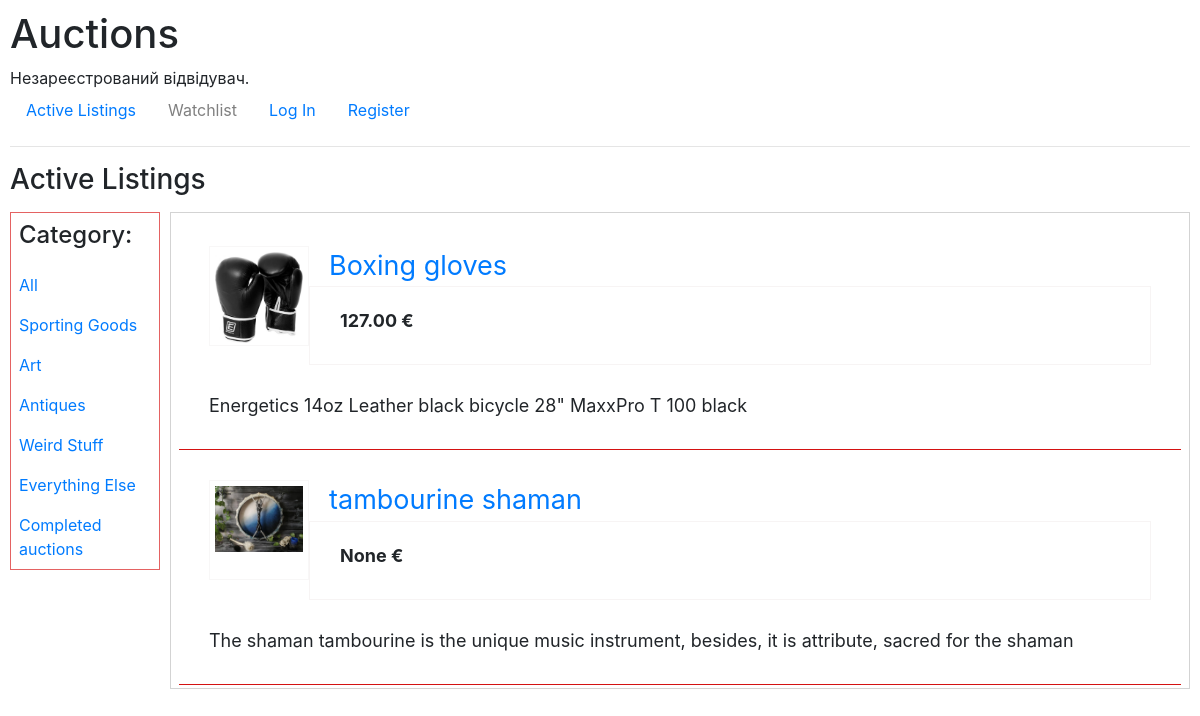
Before: /watch_list/5 with the older database file.
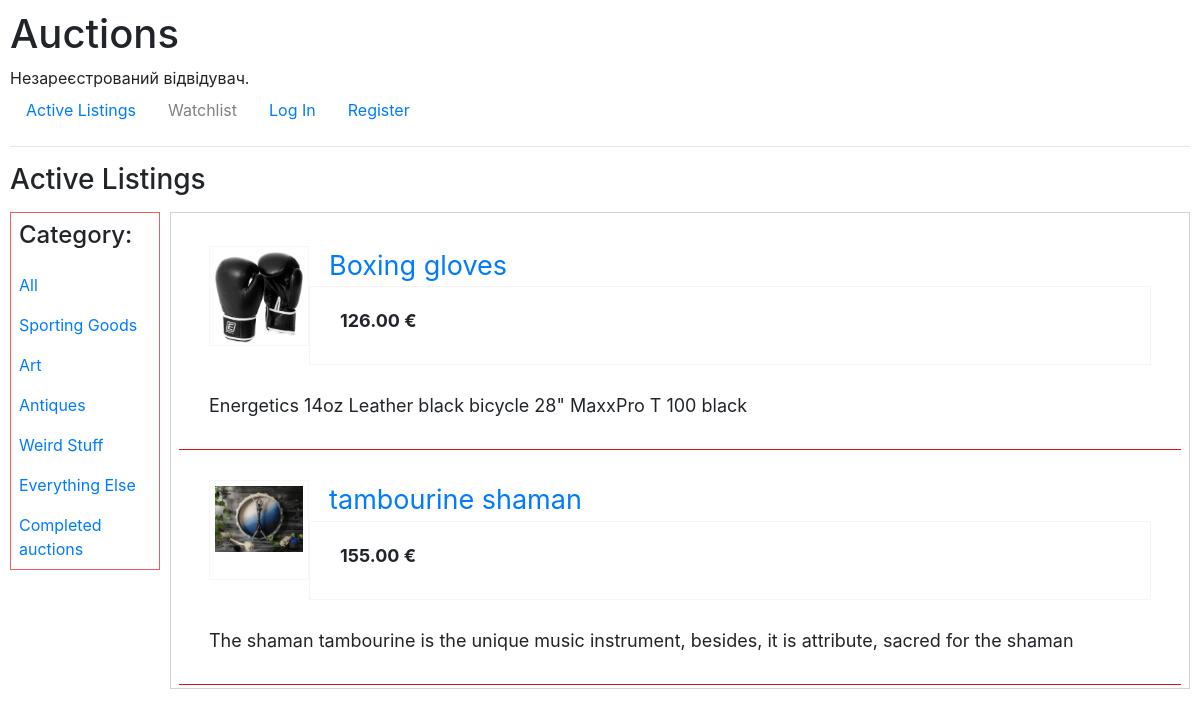
After: the same page with the newer database file.
### auctions/models.py (models this page shows, shortened)
class Lot(models.Model):
    title = models.CharField(max_length=180)
    photo = models.ImageField(upload_to='images', blank=True)
    categories = models.ManyToManyField(Category, blank=True, related_name='category_lot')
    owner_name = models.ForeignKey(User, on_delete=models.CASCADE)
    description = models.CharField(max_length=200, blank=True)
    starting_price = models.DecimalField(max_digits=10, decimal_places=2)
    end_auction = models.BooleanField(default=False)

class Bid(models.Model):
    bid = models.DecimalField(max_digits=10, decimal_places=2)
    bid_author = models.ForeignKey(User, on_delete=models.CASCADE, null=True)
    bid_item = models.ForeignKey(Lot, on_delete=models.CASCADE, null=True, related_name="bids")
    def __str__(self):
        return str(self.bid)

### auctions/views.py (the view)
# urls.py: path("watch_list/<int:user_id>", views.watch_list, name='watch_list'),
def watch_list(request, user_id):
    set = Watchlist.objects.all()
    if set.filter(watchlist_owner=user_id).exists():
        watchlist = Watchlist.objects.get(watchlist_owner=user_id)
        q = watchlist.watchlist_item.all()
        list = [lots for lots in q]
    else:
        list = []
    category = Category.objects.all()
    return render(request, "auctions/index.html", {
        "categories": category,
        "lots" : list
    })

### auctions/templates/auctions/index.html
{% extends "auctions/layout_auction.html" %}
{% load static %}
{% block listing %}
    <div class="body-text">
        {% for lot in lots %}
            <div class="activ_list">
                {% if user.is_authenticated %}
                    <a href="{% url 'lot_au' lot.id user.id %}">
                        {% if lot.photo %}
                            <div class="img">
                                <img src="{{ lot.photo.url }}" style="max-width: 100%; height: auto;"></img>
                            </div>
                        {% else %}
                            <div class="img"></div>
                        {% endif %}
                    </a>
                    <a href="{% url 'lot_au' lot.id user.id %}">
                        <div class="title">{{ lot.title }}</div>
                    </a>
                    {% if lot.end_auction %}
                        {% if lot.owner_name.id == user.id %}
                            <div class="">
                                <h1 align="center">You've completed this auction </h1>
                            </div>
                        {% elif lot.bids.last.bid_author.id == user.id %}
                            <div class="">
                                <h1 align="center">You are the winner. This lot is yours!</h1>
                            </div>
                        {% else %}
                            <div class="">
                                <h1 align="center">The auction is over</h1>
                            </div>
                        {% endif %}
                    {% endif %}
                {% else %}
                    <a href="{% url 'lot' lot.id %}">
                        {% if lot.photo %}
                            <div class="img">
                            <img src="{{ lot.photo.url }}" style="max-width: 100%; height: auto;"></img>
                            </div>
                        {% else %}
                            <div class="img"></div>
                        {% endif %}
                    </a>
                    <a href="{% url 'lot' lot.id %}">
                        <div class="title">{{ lot.title }}</div>
                    </a>
                {% endif %}
                <div class="price"><strong>{{ lot.bids.last }} &#8364</strong></div>
                <br />
                <div class="description">{{lot.description}}</div>
            </div>
        {% endfor %}
    </div>
{% endblock %}

Changed rows visible on the page:
changed Lot "Boxing gloves": bids.last "127.00" → "126.00"
computed for Lot "tambourine shaman": bids.last "None" → "155.00"
